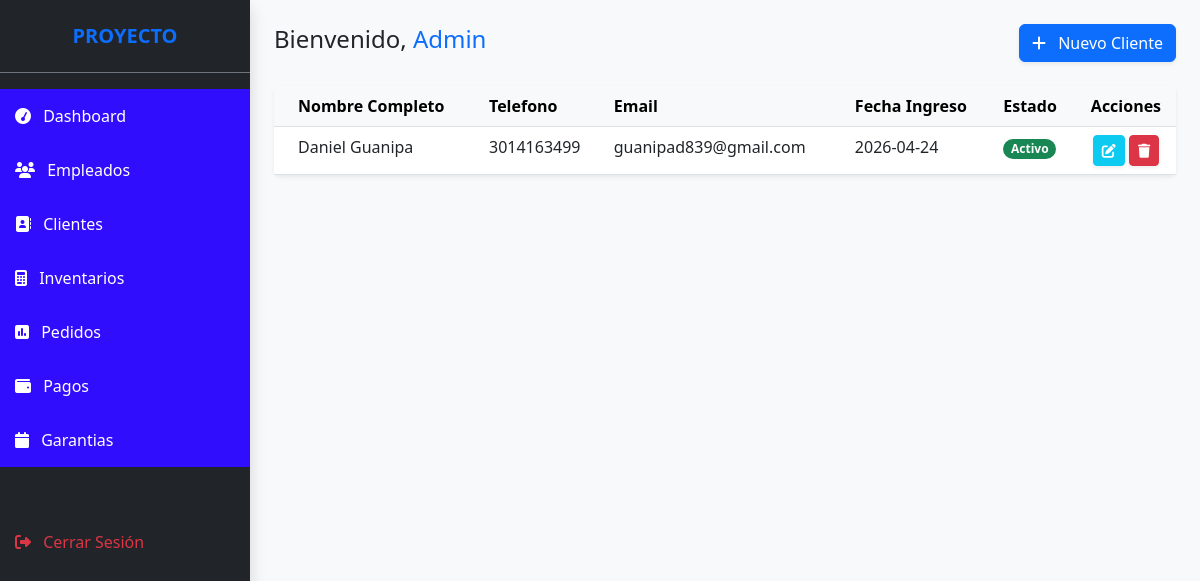
/view/cliente.php (signed in), run on the app's committed database.
### tables this page shows
CREATE TABLE `clients` (
  `id` int NOT NULL,
  `full_name` varchar(100) DEFAULT NULL,
  `phone` varchar(20) DEFAULT NULL,
  `email` varchar(100) DEFAULT NULL,
  `registration_date` date DEFAULT NULL,
  `status` tinyint(1) DEFAULT '1'
);

### models/cliente.php (called while the page is built, shortened)
<?php
if (!class_exists('cliente')) {
    class cliente {
        private $conn;
        public function __construct($db) {
            $this->conn = $db;
        }
        public function read() {
            return $this->conn->query("SELECT * FROM clients ORDER BY id DESC");
        }
    }
}

### view/cliente.php (the view, shortened to what this page needs)
<?php
require_once '../models/cliente.php';
$db = (new Database())->getConnection();
$cliente = new cliente($db);
$stmt = $cliente->read();
?>
<!DOCTYPE html>
<html lang="es">
<head>
    <link href="https://cdn.jsdelivr.net/npm/bootstrap@5.3.0/dist/css/bootstrap.min.css" rel="stylesheet">
    <link rel="stylesheet" href="https://cdnjs.cloudflare.com/ajax/libs/font-awesome/6.4.0/css/all.min.css">
</head>
<body class="d-flex">
    <div class="sidebar shadow">
        <div class="p-4 text-center border-bottom border-secondary">
            <h5 class="fw-bold m-0 text-primary">PROYECTO</h5>
        </div>
        <nav class="nav flex-column mt-3">
            <a class="nav-link active" href="../index.php"><i class="fas fa-tachometer me-2"></i> Dashboard</a>
            <a class="nav-link active" href="../view/employee.php"><i class="fas fa-users me-2"></i> Empleados</a>
            <a class="nav-link active" href="../view/cliente.php"><i class="fas fa-address-book me-2"></i> Clientes</a>
            <a class="nav-link active" href="../view/inventario.php"><i class="fas fa-calculator me-2"></i> Inventarios</a>
            <a class="nav-link active" href="../view/pedido.php"><i class="fas fa-square-poll-vertical me-2"></i> Pedidos</a>
            <a class="nav-link active" href="../view/pago.php"><i class="fas fa-wallet me-2"></i> Pagos</a>
            <a class="nav-link active" href="../view/garantia.php"><i class="fas fa-calendar me-2"></i> Garantias</a>
            <a class="nav-link text-danger mt-5" href="controllers/AuthController.php?action=logout">
                <i class="fas fa-sign-out-alt me-2"></i> Cerrar Sesión
            </a>
        </nav>
    </div>
    <div class="container-fluid p-4">
        <div class="d-flex justify-content-between align-items-center mb-4">
            <h4>Bienvenido, <span class="text-primary"><?= htmlspecialchars($_SESSION['user_name']) ?></span></h4>
            <button class="btn btn-primary shadow-sm" onclick="opencliModal()">
                <i class="fas fa-plus me-2"></i> Nuevo Cliente
            </button>
        </div>
        <div class="card shadow-sm border-0">
            <div class="card-body p-0">
                <table class="table table-hover m-0" id="clientsTable">
                    <thead class="table-light">
                        <tr>
                            <th class="ps-4">Nombre Completo</th>
                            <th>Telefono</th>
                            <th>Email</th>
                            <th>Fecha Ingreso</th>
                            <th>Estado</th>
                            <th class="text-center">Acciones</th>
                        </tr>
                    </thead>
                    <tbody>
                        <?php while($row = $stmt->fetch(PDO::FETCH_ASSOC)): ?>
                        <tr>
                            <td class="ps-4 fw-medium"><?= $row['full_name'] ?></td>
                            <td><?= $row['phone'] ?></td>
                            <td><?= $row['email'] ?></td> <td><?= $row['registration_date'] ?></td> <td>
                                <span class="badge rounded-pill <?= $row['status'] ? 'bg-success' : 'bg-secondary' ?>">
                                    <?= $row['status'] ? 'Activo' : 'Inactivo' ?>
                                </span>
                            </td>
                            <td class="text-center">
                                <button onclick="opencliModal(<?= $row['id'] ?>)" class="btn btn-sm btn-info text-white shadow-sm">
                                    <i class="fas fa-edit"></i>
                                </button>
                                <button onclick="deletecli(<?= $row['id'] ?>)" class="btn btn-sm btn-danger shadow-sm">
                                    <i class="fas fa-trash"></i>
                                </button>
                            </td>
                        </tr>
                        <?php endwhile; ?>
                    </tbody>
                </table>
            </div>
        </div>
    </div>
</body>
</html>

### view/cliente.php (style rules this page uses)
body { background-color: #f8f9fa; }
.sidebar { min-width: 250px; height: 100vh; background: #212529; color: white; position: sticky; top: 0; }
.nav-link { color: #ff0000; padding: 15px; transition: 0.3s; }
.nav-link.active { color: white; background: #310dfd; }

### data on the page
clients: full_name "Daniel Guanipa", phone "3014163499", email "guanipad839@gmail.com", registration_date "2026-04-24", status "Activo"

### other printed values
$_SESSION['user_name'] "Admin"
